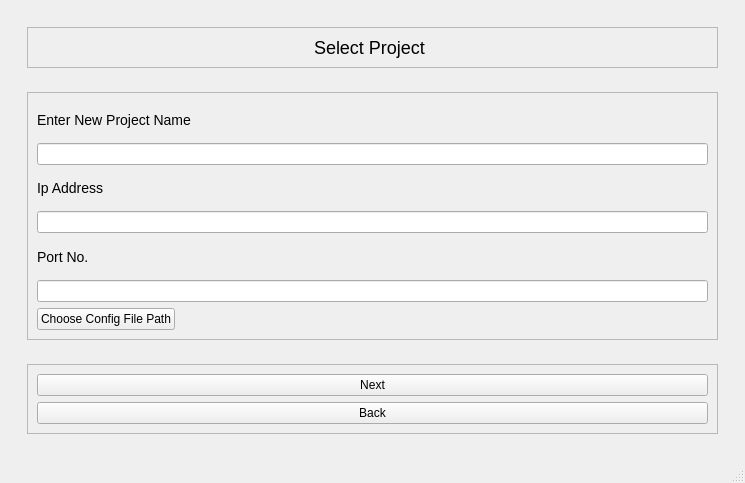
<?xml version="1.0" encoding="UTF-8"?>
<ui version="4.0">
 <class>MainWindow</class>
 <widget class="QMainWindow" name="MainWindow">
  <property name="geometry">
   <rect>
    <x>0</x>
    <y>0</y>
    <width>745</width>
    <height>483</height>
   </rect>
  </property>
  <property name="windowTitle">
   <string>MainWindow</string>
  </property>
  <widget class="QWidget" name="centralwidget">
   <layout class="QVBoxLayout" name="verticalLayout">
    <item>
     <widget class="QWidget" name="widget" native="true">
      <layout class="QVBoxLayout" name="verticalLayout_2">
       <item alignment="Qt::AlignTop">
        <widget class="QWidget" name="widget_2" native="true">
         <layout class="QVBoxLayout" name="verticalLayout_3">
          <item>
           <widget class="QFrame" name="frame">
            <property name="frameShape">
             <enum>QFrame::StyledPanel</enum>
            </property>
            <property name="frameShadow">
             <enum>QFrame::Raised</enum>
            </property>
            <layout class="QVBoxLayout" name="verticalLayout_4">
             <item alignment="Qt::AlignHCenter|Qt::AlignTop">
              <widget class="QLabel" name="label">
               <property name="styleSheet">
                <string notr="true">font-size:18px;</string>
               </property>
               <property name="text">
                <string>Select Project </string>
               </property>
              </widget>
             </item>
            </layout>
           </widget>
          </item>
         </layout>
        </widget>
       </item>
       <item>
        <widget class="QWidget" name="widget_3" native="true">
         <property name="sizePolicy">
          <sizepolicy hsizetype="Preferred" vsizetype="Expanding">
           <horstretch>0</horstretch>
           <verstretch>0</verstretch>
          </sizepolicy>
         </property>
         <layout class="QHBoxLayout" name="horizontalLayout">
          <item>
           <widget class="QFrame" name="frame_2">
            <property name="frameShape">
             <enum>QFrame::StyledPanel</enum>
            </property>
            <property name="frameShadow">
             <enum>QFrame::Raised</enum>
            </property>
            <layout class="QVBoxLayout" name="verticalLayout_5">
             <item>
              <widget class="QLabel" name="label_2">
               <property name="styleSheet">
                <string notr="true">font-size:14px;</string>
               </property>
               <property name="text">
                <string>Enter New Project Name</string>
               </property>
              </widget>
             </item>
             <item>
              <widget class="QLineEdit" name="project_name"/>
             </item>
             <item>
              <widget class="QLabel" name="label_3">
               <property name="styleSheet">
                <string notr="true">font-size:14px;</string>
               </property>
               <property name="text">
                <string>Ip Address</string>
               </property>
              </widget>
             </item>
             <item>
              <widget class="QLineEdit" name="ip_address"/>
             </item>
             <item>
              <widget class="QLabel" name="label_4">
               <property name="styleSheet">
                <string notr="true">font-size:14px;</string>
               </property>
               <property name="text">
                <string>Port No.</string>
               </property>
              </widget>
             </item>
             <item>
              <widget class="QLineEdit" name="portNo"/>
             </item>
             <item alignment="Qt::AlignLeft">
              <widget class="QPushButton" name="choose_file_btn">
               <property name="text">
                <string>Choose Config File Path</string>
               </property>
              </widget>
             </item>
            </layout>
           </widget>
          </item>
         </layout>
        </widget>
       </item>
       <item>
        <widget class="QWidget" name="widget_4" native="true">
         <layout class="QHBoxLayout" name="horizontalLayout_2">
          <item>
           <widget class="QFrame" name="frame_3">
            <property name="frameShape">
             <enum>QFrame::StyledPanel</enum>
            </property>
            <property name="frameShadow">
             <enum>QFrame::Raised</enum>
            </property>
            <layout class="QVBoxLayout" name="verticalLayout_6">
             <item>
              <widget class="QPushButton" name="Next_btn">
               <property name="text">
                <string>Next</string>
               </property>
              </widget>
             </item>
             <item>
              <widget class="QPushButton" name="Back_btn">
               <property name="text">
                <string>Back</string>
               </property>
              </widget>
             </item>
            </layout>
           </widget>
          </item>
         </layout>
        </widget>
       </item>
      </layout>
     </widget>
    </item>
   </layout>
  </widget>
  <widget class="QStatusBar" name="statusbar"/>
 </widget>
 <resources/>
 <connections/>
</ui>
